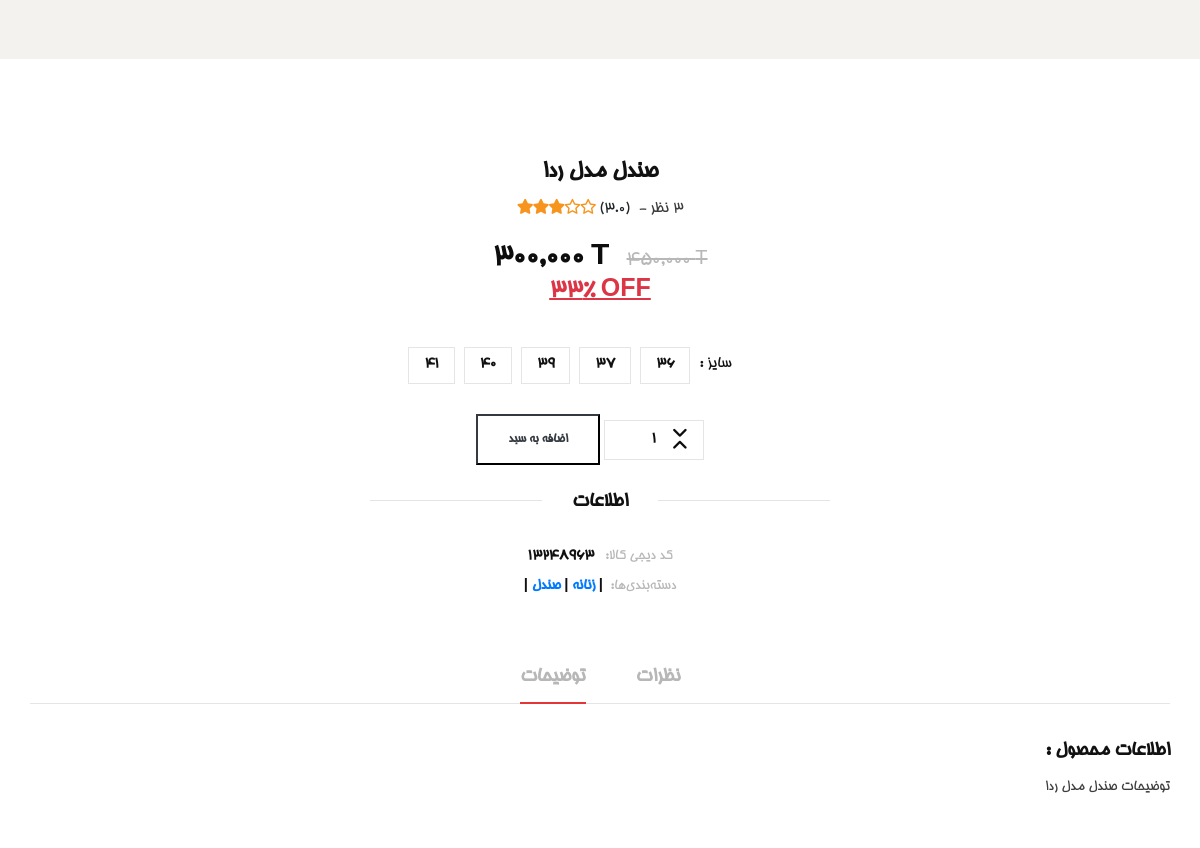
Page /Product/7 (signed in, middle part) on the earlier database version.
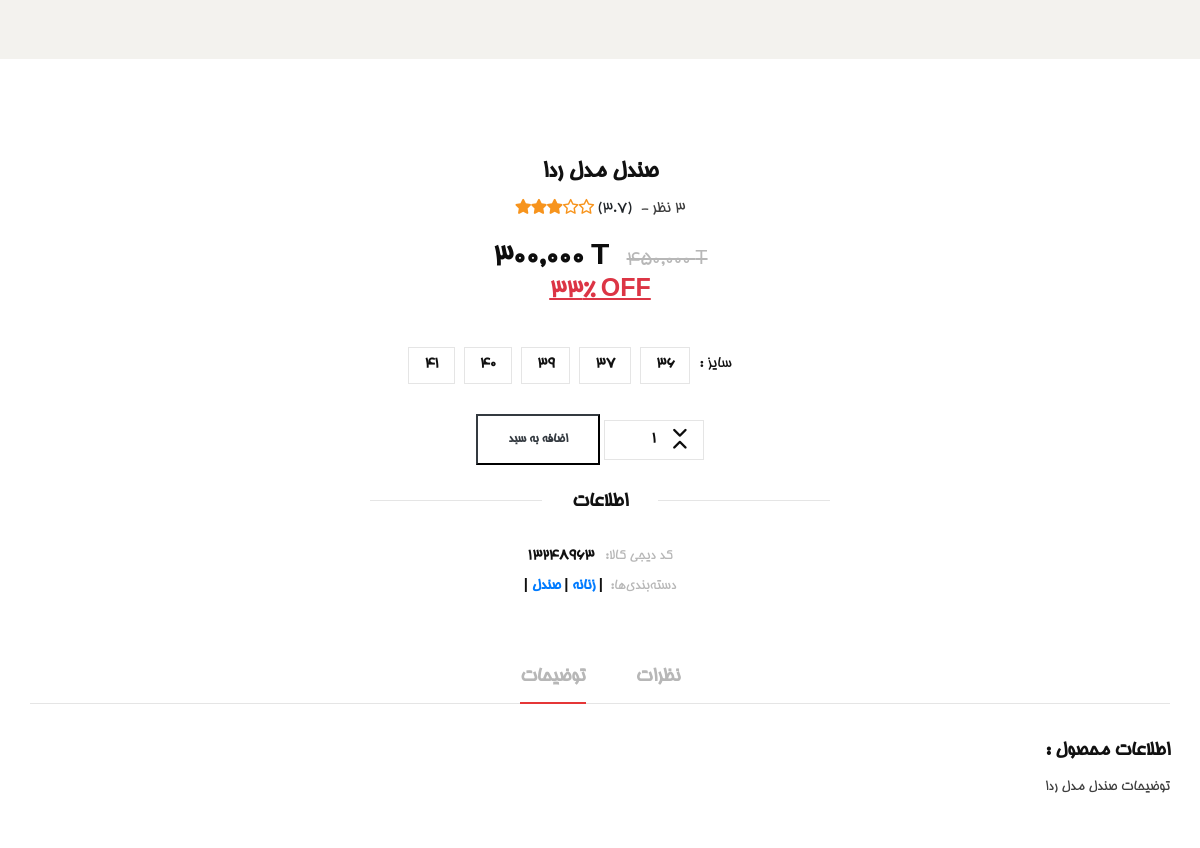
Same page on the later database version.
### shop/models.py (models this page shows, shortened)
class Product(models.Model):
    name = models.CharField(max_length=50)
    desciption = models.TextField(max_length=300, null=True, blank=True)
    category = models.ManyToManyField(Category)
    dkp = models.CharField(unique=True, max_length=12, null=True, blank=True)
    createDate = models.DateField(null=True)
    averageRating = models.FloatField(null=True, blank=True , default=0.0)
    ratingCount = models.IntegerField(null=True, blank=True , default=0)
    cover = models.ImageField(
        upload_to='images/', default=None, blank=True, null=True)

### shop/views.py (the view)
# urls.py: path('Product/<int:itemId>', views.detail, name='detail'),
def detail(request, itemId):
    product = get_object_or_404(Product, pk=itemId)
    gallery = Gallery.objects.filter(product=itemId)
    variant = VariantProduct.objects.filter(product=itemId)
    if request.user.is_staff:
        review = Review.objects.filter(product=itemId)
    else:
        review=Review.objects.filter(product=itemId,published=True)
    context = {'product': product, 'gallery': gallery,
               'variant': variant, 'review': review}
    return render(request, 'shop/detail.html', context)

### shop/templates/shop/detail.html (shortened to what the changed rows need)
{% extends 'base.html' %}
{% load humanize %}
{%load mathfilters %}
{% block content %}
<section class="shop-details">
    <div class="product__details__content">
        <div class="container">
            <div class="row d-flex justify-content-center">
                <div class="col-lg-8">
                    <div class="product__details__text">
                        <h4>{{product.name}}</h4>
                        <div class="rating">
                            {% for i in '12345'|make_list %}
                                {%if forloop.counter > product.averageRating %}
                                <i class="fa fa-star-o"></i>
                                {%else%}
                                <i class="fa fa-star"></i>
                                {%endif%}
                                {%endfor%}
                                <a>  ‌ ({{product.averageRating|floatformat:1}})</a>
                            <span style="direction: rtl;" >  {{product.ratingCount}} نظر -  </span>
                        </div>
                        <h3 style="margin-bottom: 0px;">
                            {{variant.0.discountPrice| intcomma}} T <span>{{variant.0.mainPrice| intcomma}} T</span>
                            <h4 class=text-danger style="font-size: 25px;padding: 0px 0px 30px 0px; border: 2px ; solid black;">
                            </h4>
                        </h3>
                    <form method="POST" action={% url 'add_to_cart' %}>
                        <div class="product__details__option" style="direction: rtl;">
                        </div>
                        <div class="product__details__cart__option" style="direction: rtl;">
                        </div>
                    </form>
                    <div class="product__details__last__option" style="direction:rtl">
                            <h5><span>اطلاعات</span></h5>
                            <ul>
                                <li><span>کد دیجی کالا: ‌ </span>‌ ‌{{product.dkp}}</li>
                                <li>
                                    <span>دسته‌بندی‌ها: ‌ </span>
                                    |
                                    {%for item in product.category.all%}
                                    <a href="{%url 'shop' "category" item.name 3 %}">{{item.name}}
                                    </a>
                                    |
                                    {%endfor%}
                                </li>
                            </ul>
                        </div>
                    </div>
                </div>
            </div>
            <div class="row">
                <div class="col-lg-12">
                    <div class="product__details__tab">
                        <div class="tab-content">
                            <div class="tab-pane active" style="direction: rtl;text-align: right;" id="tabs-5" role="tabpanel">
                                <div class="product__details__tab__content">
                                    <div class="product__details__tab__content__item">
                                        <h5>اطلاعات محصول :</h5>
                                        <p style="font-family:bhoma;text-align: right;margin-bottom: 50px;">{{product.desciption}}</p>
                                    </div>
                                </div>
                            </div>
                        </div>
                    </div>
                </div>
            </div>
        </div>
    </div>
</section>
{%endblock%}

Differences in the rows shown:
changed Product "صندل مدل ردا": averageRating "3.0" → "3.7"
